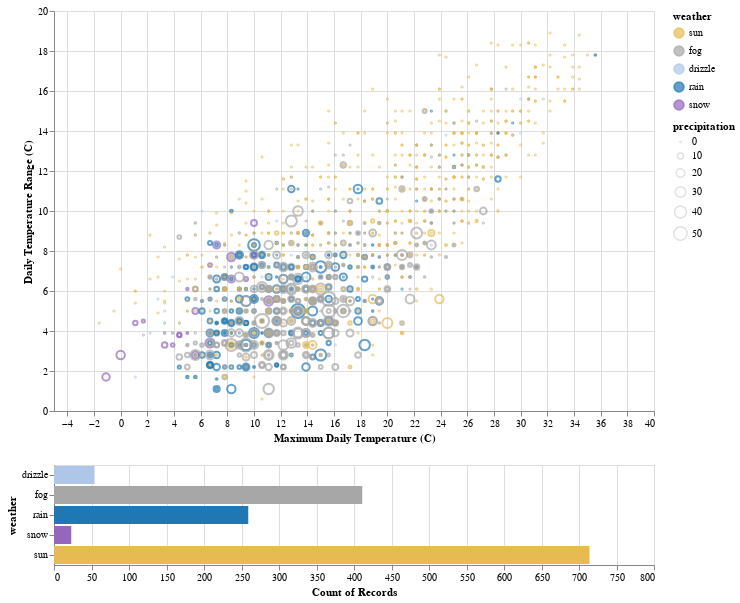

The notebook cell this image was saved under:
### Markdown cell above
Case Study: Seattle Weather

### Code cell
import altair as alt
from vega_datasets import data


df = data.seattle_weather()

source = data.seattle_weather()

scale = alt.Scale(domain=['sun', 'fog', 'drizzle', 'rain', 'snow'],
                  range=['#e7ba52', '#a7a7a7', '#aec7e8', '#1f77b4', '#9467bd'])
color = alt.Color('weather:N', scale=scale)

brush = alt.selection(type='interval')

points = alt.Chart().mark_point().encode(
    alt.X('temp_max:Q', title='Maximum Daily Temperature (C)'),
    alt.Y('temp_range:Q', title='Daily Temperature Range (C)'),
    color=alt.condition(brush, 'weather:N', alt.value('lightgray'), scale=scale),
    size=alt.Size('precipitation:Q', scale=alt.Scale(range=[1, 200]))
).transform_calculate(
    "temp_range", "datum.temp_max - datum.temp_min"
).properties(
    width=600,
    height=400
).add_selection(
    brush
)

bars = alt.Chart().mark_bar().encode(
    x='count()',
    y='weather:N',
    color=alt.Color('weather:N', scale=scale),
).transform_calculate(
    "temp_range", "datum.temp_max - datum.temp_min"
).transform_filter(
    brush
).properties(
    width=600
)

alt.vconcat(points, bars, data=df)

### Figure 1 — Vega-Lite specification as saved in the notebook (floating-point values rounded to 4 significant figures; data arrays with more than 128 entries replaced by an {"elided": "..."} marker saying what was removed)
{"config": {"view": {"continuousWidth": 400, "continuousHeight": 300}}, "vconcat": [{"mark": "point", "encoding": {"color": {"condition": {"field": "weather", "scale": {"domain": ["sun", "fog", "drizzle", "rain", "snow"], "range": ["#e7ba52", "#a7a7a7", "#aec7e8", "#1f77b4", "#9467bd"]}, "type": "nominal", "selection": "selector005"}, "value": "lightgray"}, "size": {"field": "precipitation", "scale": {"range": [1, 200]}, "type": "quantitative"}, "x": {"field": "temp_max", "title": "Maximum Daily Temperature (C)", "type": "quantitative"}, "y": {"field": "temp_range", "title": "Daily Temperature Range (C)", "type": "quantitative"}}, "height": 400, "selection": {"selector005": {"type": "interval"}}, "transform": [{"calculate": "datum.temp_max - datum.temp_min", "as": "temp_range"}], "width": 600}, {"mark": "bar", "encoding": {"color": {"field": "weather", "scale": {"domain": ["sun", "fog", "drizzle", "rain", "snow"], "range": ["#e7ba52", "#a7a7a7", "#aec7e8", "#1f77b4", "#9467bd"]}, "type": "nominal"}, "x": {"aggregate": "count", "type": "quantitative"}, "y": {"field": "weather", "type": "nominal"}}, "transform": [{"calculate": "datum.temp_max - datum.temp_min", "as": "temp_range"}, {"filter": {"selection": "selector005"}}], "width": 600}], "data": {"name": "data-830c39fec90146253fb06a06c26374ef"}, "$schema": "https://vega.github.io/schema/vega-lite/v4.17.0.json", "datasets": {"data-830c39fec90146253fb06a06c26374ef": {"elided": "1461 records"}}}
